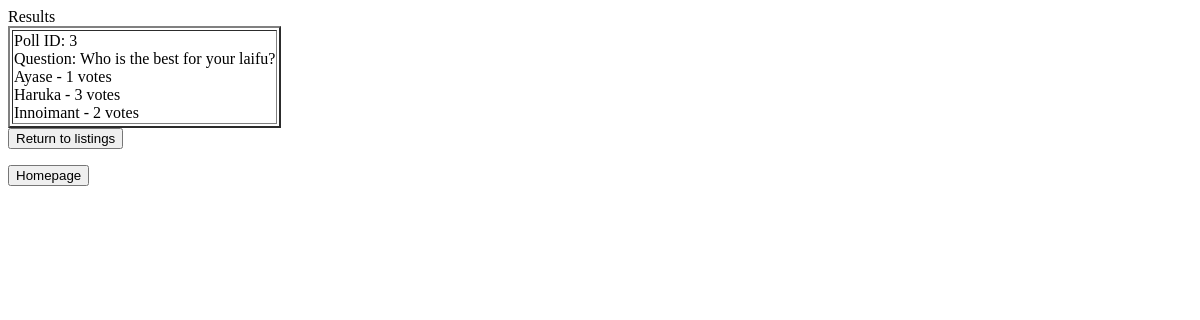
The page /results.php?id=3 on the database as committed earlier.
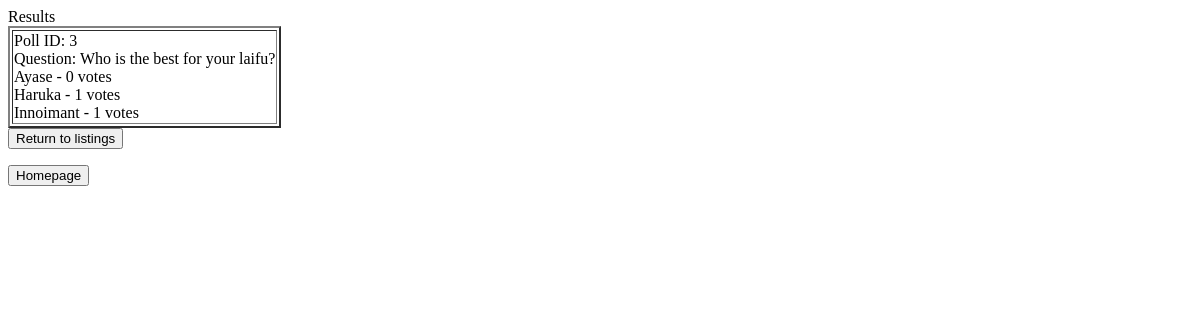
The same page on the database as committed later.
### tables this page shows
CREATE TABLE `pollform` (
  `pollid` mediumint(9) NOT NULL,
  `pollq` varchar(255) NOT NULL,
  `ch_one` varchar(100) NOT NULL,
  `ch_two` varchar(100) NOT NULL,
  `ch_three` varchar(100) NOT NULL,
  `ch_one_count` smallint(6) NOT NULL DEFAULT '0',
  `ch_two_count` smallint(6) NOT NULL DEFAULT '0',
  `ch_three_count` smallint(6) NOT NULL DEFAULT '0'
);

### results.php (the view, shortened to what this page needs)
<?php
require_once 'dbconnect.php';
if(isset($_POST['vote-btn'])) {
  $ch_one_count = $_POST['one_count'];
  $ch_two_count = $_POST['two_count'];
  $ch_three_count = $_POST['three_count'];
  $pollid = $_POST['view_pollid'];
  $answer = $_POST['radio'];
  if($answer == "one") {
    ++$ch_one_count;
    $query = "UPDATE pollform SET ch_one_count = '$ch_one_count' WHERE pollid = '$pollid'";
  }
  else if ($answer == "two") {
    ++$ch_two_count;
    $query = "UPDATE pollform SET ch_two_count = '$ch_two_count' WHERE pollid = '$pollid'";
  }
  else if ($answer == "three") {
    ++$ch_three_count;
    $query = "UPDATE pollform SET ch_three_count = '$ch_three_count' WHERE pollid = '$pollid'";
  }
  $result = mysqli_query($link, $query);
  $count = mysqli_affected_rows($link);
  if ($result and $count == 1) {
    echo "Results";
    $query = "SELECT * FROM pollform WHERE pollid = $pollid";
    $result = mysqli_query($link, $query);
    echo "<table>";
    echo "<table border='2'>";
    while($row = mysqli_fetch_array($result)) {
      echo "<tr><td>";
      echo "Poll ID: {$row['pollid']}<br>";
      echo "Question: {$row['pollq']}<br>";
      $pieTitle = $row['pollq'];
      echo "{$row['ch_one']} - {$row['ch_one_count']} votes<br>";
      echo "{$row['ch_two']} - {$row['ch_two_count']} votes<br>";
      echo "{$row['ch_three']} - {$row['ch_three_count']} votes<br>";
      echo "</td></tr>";
      echo "</table>";
      $pieTitle = $row['pollq'];
      $pieOne = $row['ch_one'];
      $pieTwo = $row['ch_two'];
      $pieThree = $row['ch_three'];
      $pieCountOne = $row['ch_one_count'];
      $pieCountTwo = $row['ch_two_count'];
      $pieCountThree = $row['ch_three_count'];
    }
  }
  unset($_POST['vote-btn']);
}
else if (isset($_GET['id'])) {
  $pollid = $_GET['id'];
  $query = "SELECT * FROM pollform WHERE pollid = $pollid";
  $result = mysqli_query($link, $query);
  echo "<table>";
  echo "<table border='2'>";
  while($row = mysqli_fetch_array($result)) {
    echo "<tr><td>";
    echo "Poll ID: {$row['pollid']}<br>";
    echo "Question: {$row['pollq']}<br>";
    echo "{$row['ch_one']} - {$row['ch_one_count']} votes<br>";
    echo "{$row['ch_two']} - {$row['ch_two_count']} votes<br>";
    echo "{$row['ch_three']} - {$row['ch_three_count']} votes<br>";
    echo "</td></tr>";
    echo "</table>";
  }
}
else {
  header("Location: index.php");
  exit;
}
?>
<head>
</head>
<body>
    <form action='view_all.php' method='post'>
    <input type='submit' value='Return to listings' /><br>
    </form>
    <form action='index.php' method='post'>
    <input type='submit' value='Homepage' /><br>
    </form>
</body>

Rows that differ between the two databases and show on the page:
changed pollform "Who is the best for your laifu?": ch_one_count "1" → "0"; ch_two_count "3" → "1"; ch_three_count "2" → "1"
